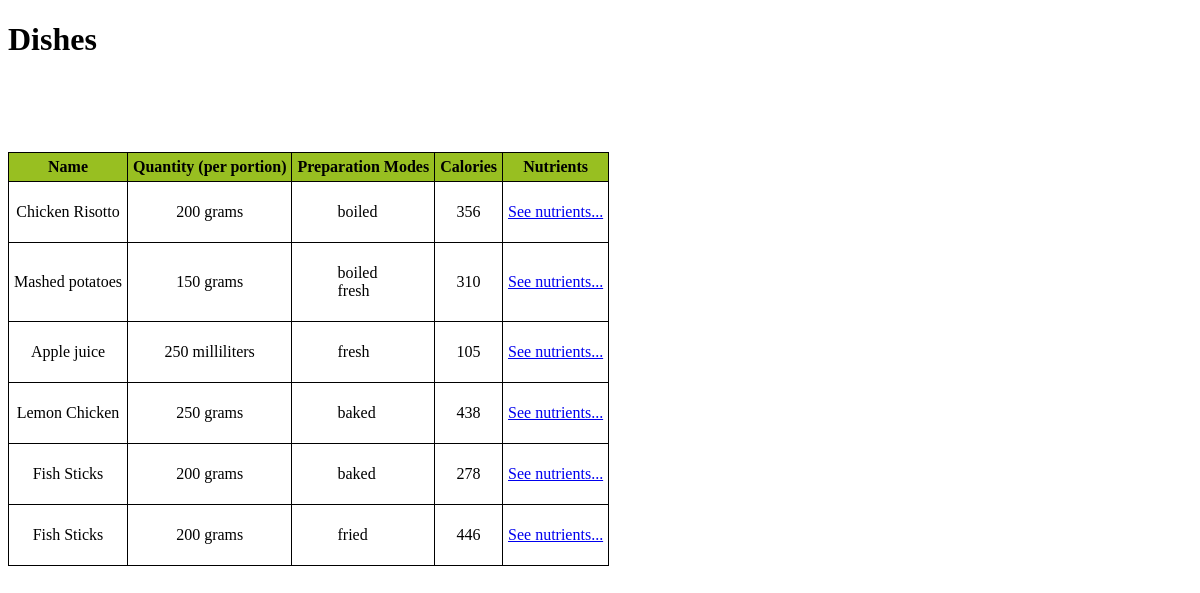
/dishesList.php, run on the app's committed database.
### tables this page shows
CREATE TABLE IF NOT EXISTS `dish` (
  `id` int(11) NOT NULL AUTO_INCREMENT,
  `name` varchar(500) NOT NULL,
  `quantityPerPortion` int(11) NOT NULL,
  `portionUnit` int(11) NOT NULL,
  `calories` int(11) NOT NULL,
  `isSnack` int(11) NOT NULL DEFAULT '0',
  PRIMARY KEY (`id`)
);

CREATE TABLE IF NOT EXISTS `preparationMode` (
  `id` int(11) NOT NULL AUTO_INCREMENT,
  `name` varchar(100) NOT NULL,
  PRIMARY KEY (`id`)
);

### Classes/Dish.php (called while the page is built, shortened)
<?php
include_once($_SERVER['DOCUMENT_ROOT'] . '/Classes/PreparationMode.php');
include_once($_SERVER['DOCUMENT_ROOT'] . '/Classes/DishNutrient.php');
class Dish {
    private $name;
    private $quantityPerPortion;
    private $portionUnit;
    private $calories;
    public function getName() {
        return $this->name;
    }
     public function getPortionUnit() {
        return $this->portionUnit;
    }
    public function getQuantityPerPortion() {
        return $this->quantityPerPortion;
    }
    public function getCalories() {
        return $this->calories;
    }
    public function load($id) {
        $sql = "SELECT * FROM dish
                WHERE id = {$id}";
        $result = mysql_query($sql);
        $row = mysql_fetch_assoc($result);
        $this->name = $row['name'];
        $this->quantityPerPortion = $row['quantityPerPortion'];
        $this->preparationMode = PreparationMode::getAllByDishId($row['id']);
        $this->calories = $row['calories'];
        $this->portionUnit = $row['portionUnit'];
        $this->nutrients = DishNutrient::getAllByDishId($row['id']);
        return true;
    }
    public static function getAll() {
        $sql = "SELECT * FROM dish";
        $result = mysql_query($sql);
        $dishes = array();
        while ($row = mysql_fetch_assoc($result)) {
            $dishes[$row['id']] = new Dish();
            $dishes[$row['id']]->load($row['id']);
        }
        return $dishes;
    }
}
?>

### Classes/PreparationMode.php (called while the page is built, shortened)
<?php
class PreparationMode {
    private $name;
    public function getName() {
        return $this->name;
    }
    public function load($id) {
        $sql = "SELECT * FROM preparationMode
                WHERE id = {$id}";
        $result = mysql_query($sql);
        $row = mysql_fetch_assoc($result);
        $this->name = $row['name'];
        return true;
    }
    public static function getAllByDishId($id) {
        $sql = "SELECT dish.id as dish, preparationMode.id as preparationMode
                FROM dishPreparationMode
                     INNER JOIN dish
                         ON dishPreparationMode.dishId = dish.id
                     INNER JOIN preparationMode
                         ON dishPreparationMode.preparationModeId = preparationMode.id
                WHERE dish.id = {$id}";
        $result = mysql_query($sql);
        $preparationModes = array();
        while ($row = mysql_fetch_assoc($result)) {
            $preparationModes[$row['preparationMode']] = new PreparationMode();
            $preparationModes[$row['preparationMode']]->load($row['preparationMode']);
        }
        return $preparationModes;
    }
}
?>

### Classes/DishNutrient.php (called while the page is built, shortened)
<?php
class DishNutrient {
    public function load($id) {
        $sql = "SELECT * FROM nutrient
                WHERE id = {$id}";
        $result = mysql_query($sql);
        $row = mysql_fetch_assoc($result);
        return true;
    }
    public static function getAllByDishId($id) {
        $sql = "SELECT dish.id as dish, dishNutrients.quantity, nutrient.id as nutrient
                FROM dishNutrients
                     INNER JOIN dish
                         ON dishNutrients.dishId = dish.id
                     INNER JOIN nutrient
                         ON dishNutrients.nutrientId = nutrient.id
                WHERE dish.id = {$id}";
        $result = mysql_query($sql);
        $nutrients = array();
        while ($row = mysql_fetch_assoc($result)) {
            $nutrients[$row['nutrient']] = new DishNutrient();
            $nutrients[$row['nutrient']]->load($row['nutrient']);
            $nutrients[$row['nutrient']]->setQuantity($row['quantity']);
        }
        return $nutrients;
    }
}
?>

### Classes/HelpClass.php (called while the page is built, shortened)
<?php
class HelpClass {
    public static function getGenders() {
        $sql = "SELECT * FROM gender";
        $result = mysql_query($sql);
        $units = array();
        while ($row = mysql_fetch_assoc($result)) {
            $genders[$row['id']] = $row['name'];
        }
        return $genders;
    }
}
?>

### dishesList.php (the view, shortened to what this page needs)
<?php
include_once('Classes/HelpClass.php');
include_once('Classes/Dish.php');
include_once('Classes/PreparationMode.php');
include_once('Classes/DishNutrient.php');
$units = HelpClass::getUnits();
$patient = null;
if (isset($_GET['patient'])) {
    $patient = new PatientProfile();
    $patient->load($_GET['patient']);
} if ($patient) {
    $dishes = Dish::getAllForPatient($_GET['patient']);
    $impNutrients = DishNutrient::getAllImportantNutrients();
} else {
    $dishes = Dish::getAll();
}
?>
<!DOCTYPE html>
<html>
    <head>
        <link rel="stylesheet" type="text/css" href="css/styles.css">
    </head>
    <body>
        <h1>  <?php echo $patient ? "Diet for Patient: {$patient->getName()} ({$patient->getAge()})" : "Dishes"; ?>
        </h1>
        <table class="list">
            <tbody>
                <tr>
                    <th >
                        Name
                    </th>
                    <th>
                        Quantity (per portion)
                    </th>
                    <th>
                        Preparation Modes
                    </th>
                    <th>
                        Calories
                    </th>
                    <th>
                        Nutrients
                    </th>
                </tr>
                <?php
                if (count($dishes) > 0) {
                    foreach ($dishes as $key => $dish) {
                        $preparationModes = PreparationMode::getAllByDishId($key);
                        $listString = "<ul class=\"modes\">";
                        foreach ($preparationModes as $id => $mode) {
                            $listString .= "<li>{$mode->getName()}</li>";
                        }
                        $listString .= "</ul>";
                        echo "<tr>
                                    <td>{$dish->getName()}
                                    </td>
                                    <td>{$dish->getQuantityPerPortion()} {$units[$dish->getPortionUnit()]}
                                    </td>
                                    <td>
                                      {$listString}
                                    </td>
                                    <td>{$dish->getCalories()}
                                    </td>
                                    <td>
                                         <a href=\"dishNutrients.php?dish={$key}\" >See nutrients...</a>
                                    </td>
                                 </tr>";
                    }
                }
                ?>
            </tbody>
        </table>
    </body>
</html>

### css/styles.css (style rules this page uses)
td { padding:5px; }
table.list td { padding:5px; margin: 0; border: 1px solid; text-align: center; vertical-align: middle; }
table.list th { padding:5px; margin: 0; border: 1px solid; text-align: center; background-color: #98BF21; }
table.list { padding:10px; border-collapse: collapse; margin: 0; text-align: center; }
ul.modes { list-style: none; vertical-align: middle; }
li { text-align: left; }

### data on the page
dish: name "Chicken Risotto", quantityPerPortion "200", portionUnit "grams", calories "356"
preparationmode: name "boiled"
dish: name "Mashed potatoes", quantityPerPortion "150", portionUnit "grams", calories "310"
preparationmode: name "fresh"
dish: name "Apple juice", quantityPerPortion "250", portionUnit "milliliters", calories "105"
dish: name "Lemon Chicken", quantityPerPortion "250", portionUnit "grams", calories "438"
preparationmode: name "baked"
dish: name "Fish Sticks", quantityPerPortion "200", portionUnit "grams", calories "278"
dish: name "Fish Sticks", quantityPerPortion "200", portionUnit "grams", calories "446"
preparationmode: name "fried"
